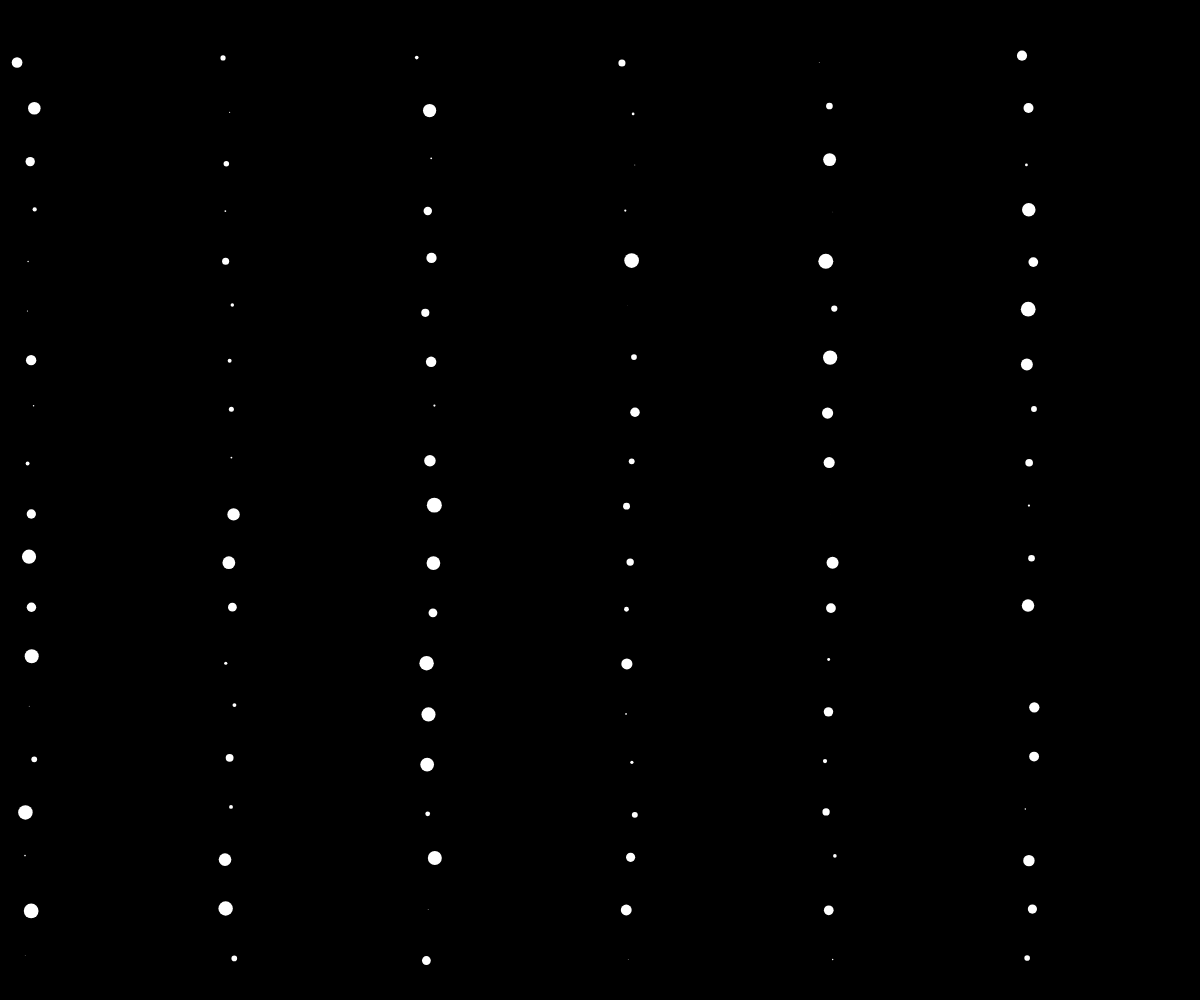
Frame 1 (no input)
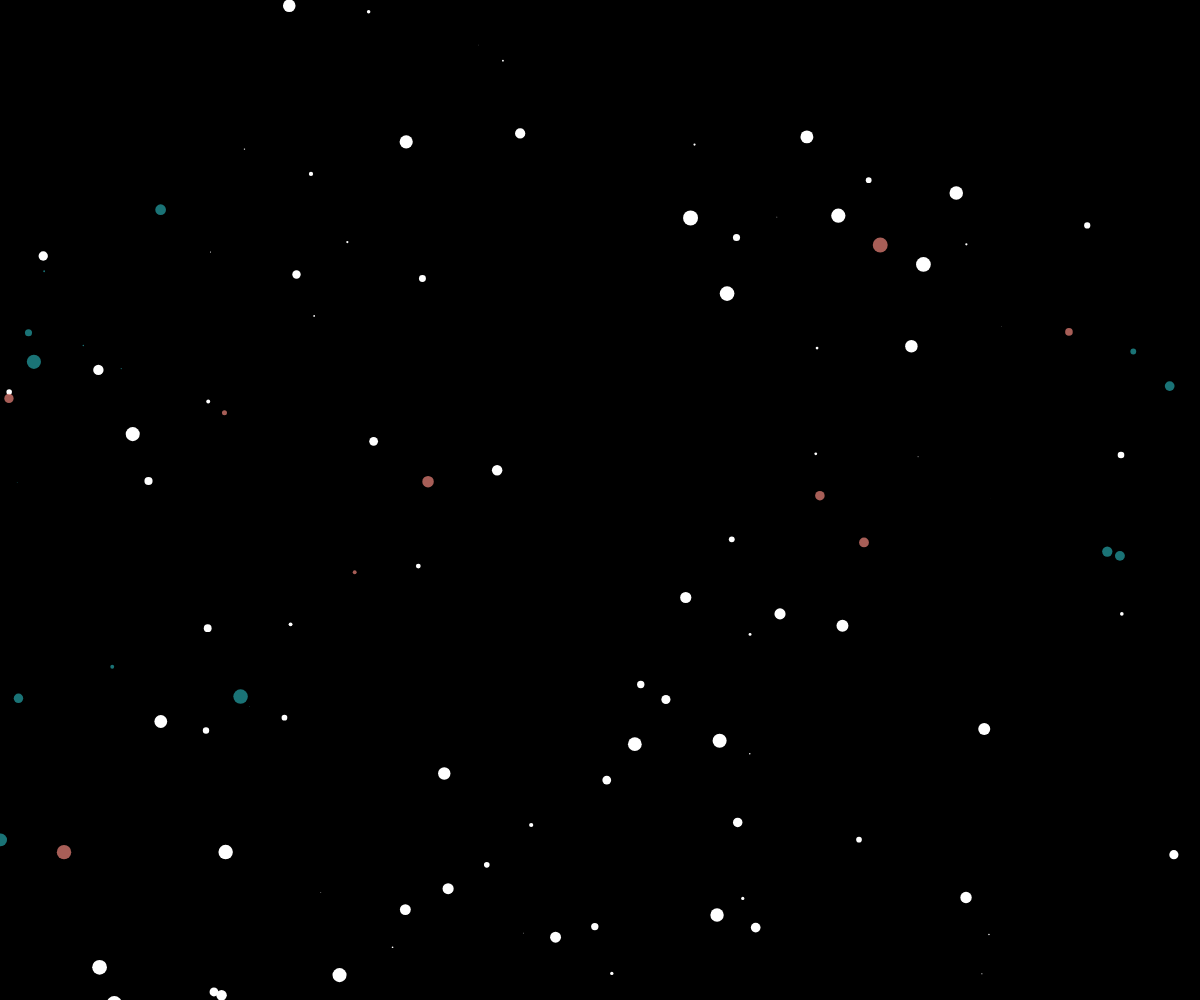
Frame 60 (no input)
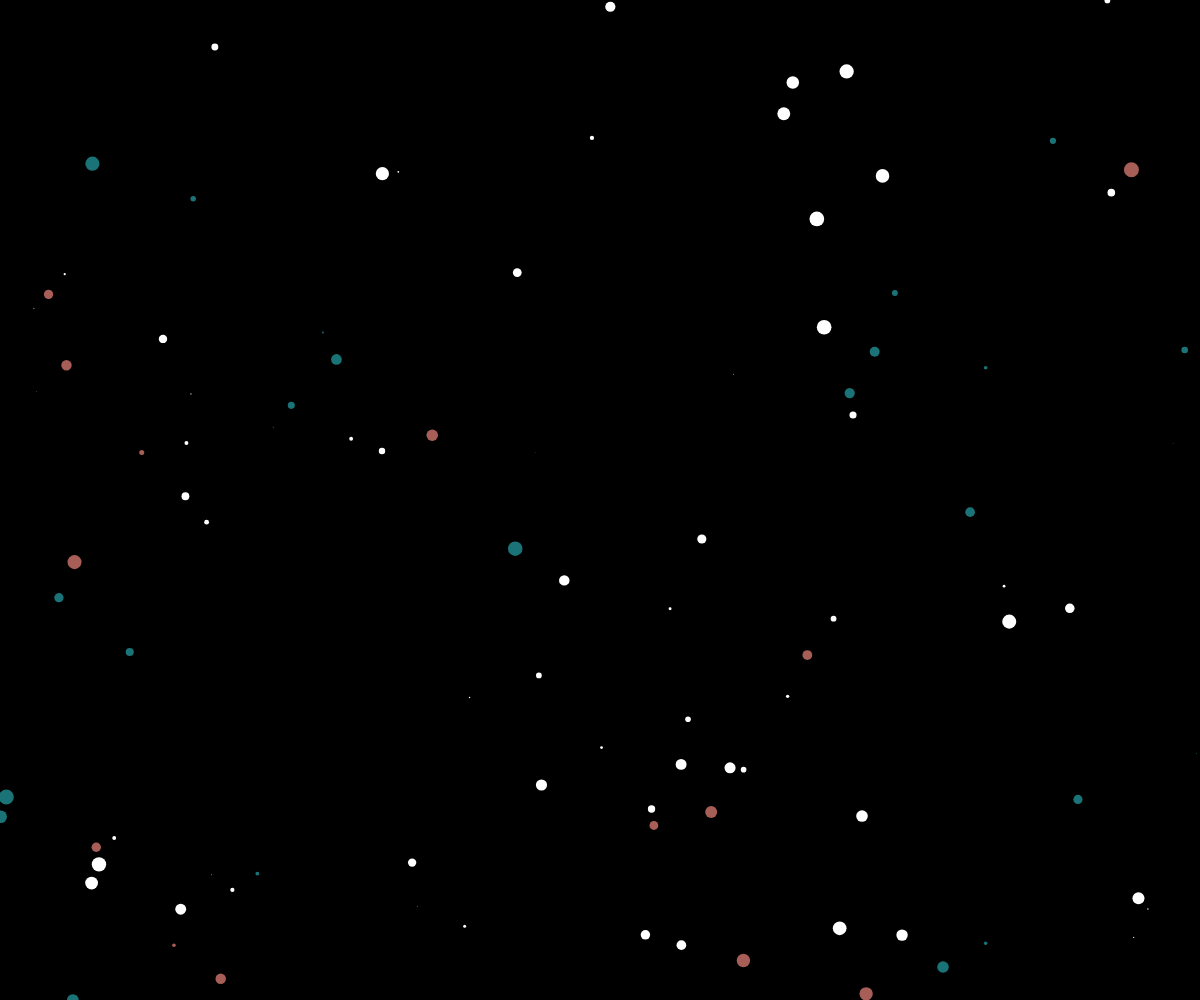
Frame 120 (the mouse pressed at the canvas centre since frame 60)

The p5.js sketch that drew these frames (run headless with seeded random() and noise() and a simulated clock; from frame 60 on, the mouse is pressed at the canvas centre):

// p5.js sketch
// ── sketch.js

let snow = [];
const numOfsnow = 300;

function setup() {
// createCanvas(windowWidth, windowHeight);
    createCanvas(windowWidth, windowHeight);

// create a new snow object of class type "snowFlake"
    let init_x = 20;
    let init_y = 60;
    for (let i = 0; i < numOfsnow; i++) {
        snow.push(new snowFlake(init_x, init_y));
// move the starting postion
        init_x += 200;
        if (init_x > width) {
            init_x = 30;
            init_y += 50;
        }
    }
}

function draw() {
    background('black');

    for (let i = 0; i < snow.length; i++) {
// call  methods for snowFlake
        snow[i].snowCheck(snow, i);
        snow[i].edgeHit();
        snow[i].move();
        snow[i].display();
    }
}

//*****************************************************************************
//***     snowFlake CLASS      *****************************************************
//*****************************************************************************
class snowFlake {
    constructor(x, y, w, h) {
        this.color = 'white';
        this.sizeA = random(0, 15);
        this.radA = this.sizeA / 4;
        this.radB = this.sizeB / 2;
        this.posX = x;
        this.posY = y;
        this.deltaX = random(-5, 5);
        this.deltaY = random(-5, 5);
    }

    display() {

        push();
// remove the stroke
        noStroke();
// set the fill color
        fill(this.color);
// set the position and size of snowFlake
        translate(this.posX, this.posY);
        ellipse(0, 0, this.sizeA);
        pop();
    }

    move() {
// move the snowFlake in a random way on the x an y axis
        this.posX += this.deltaX;
        this.posY += this.deltaY;
    }

    edgeHit() {
// if snow hits a vertical wall then change the color to light blue
        if (this.posX + this.radA >= width || this.posX - this.radA <= 0) {
            this.deltaX *= -1;
            this.color = 'rgba(49, 218, 223, 0.53)';
        }
// if the snow hits a hortizal wall then change the color to light pink
        if (this.posY + this.radB >= height || this.posY - this.radB <= 0) {
            this.deltaY *= -1;
            this.color = 'rgba(242, 136, 126, 0.69)';
        }
    }


    snowCheck(otherSnow, JX) {
// for loop touches the snow
      for (let n = 0; n < otherSnow.length; n++) {
// if n != JX, then check for touching
        if (n != JX) {
        let d = dist(this.posX, this.posY, otherSnow[n].posX, otherSnow[n].posY);
        let combinedR = this.radA + otherSnow[n].radA;

        if (d <= combinedR) {
        this.deltaX *= -1;
        this.deltaY *= -1;

// flip the color
        if( this.color == 'rgba(242, 136, 126, 0.69)') {
            this.color = 'white';
      } else {
            this.color = 'rgba(242, 136, 126, 0.69)';
                    }
                }
            }
        }
    }
}
